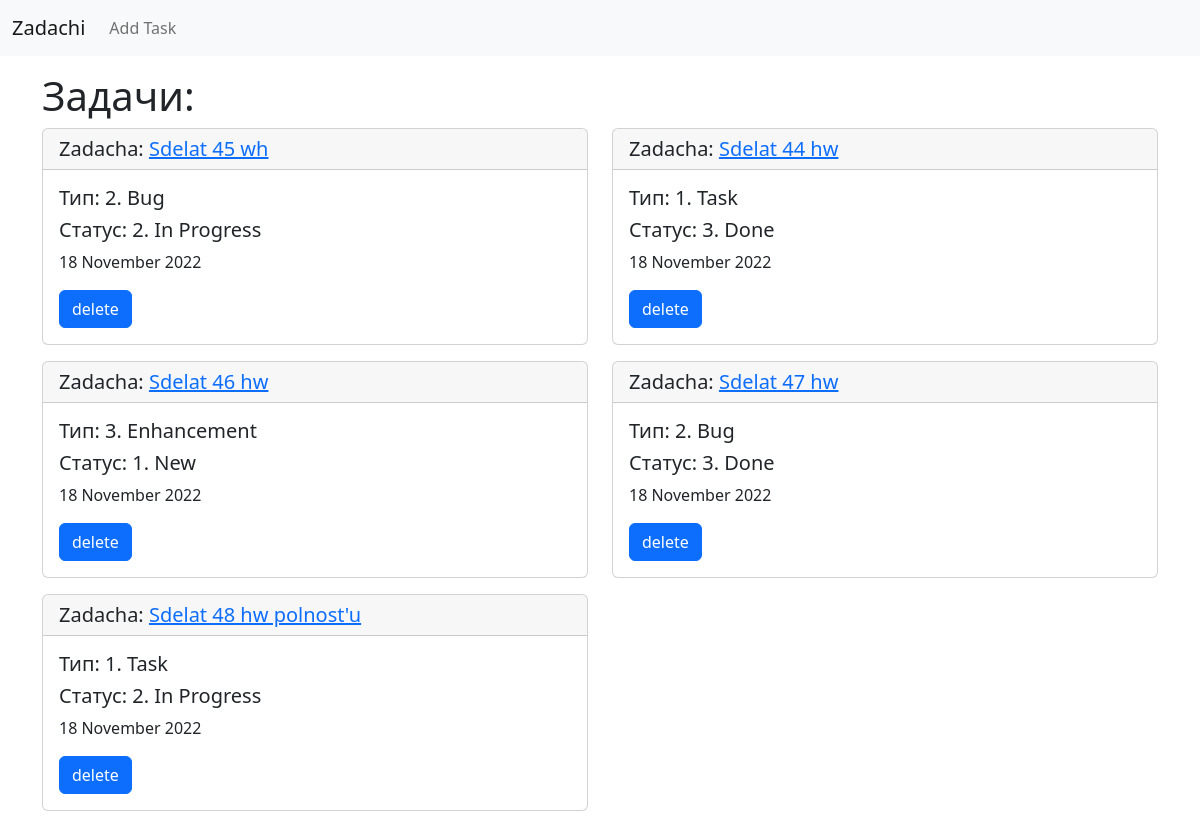
Before: / with the older database file.
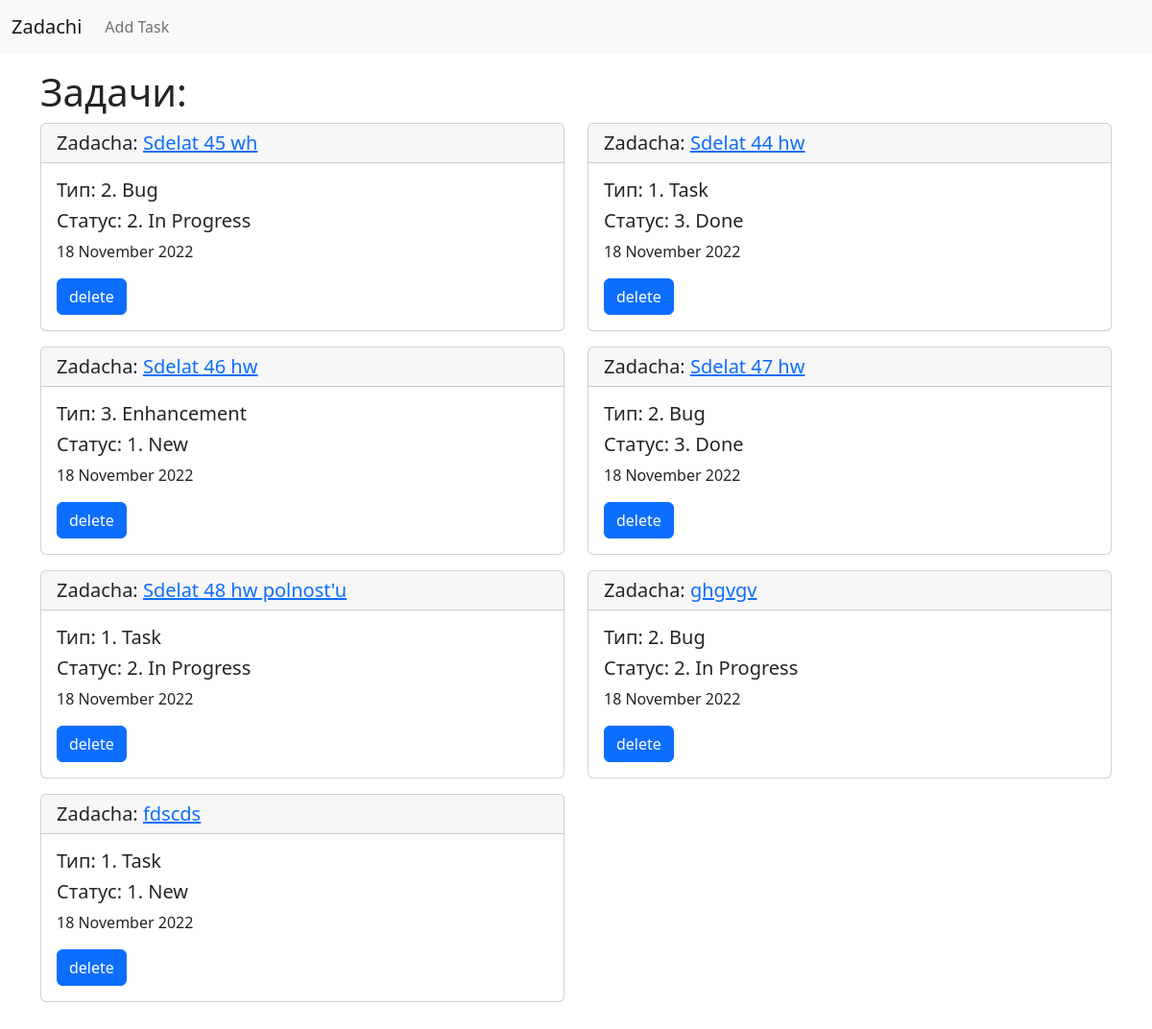
After: the same page with the newer database file.
### webapp/models.py (models this page shows, shortened)
class Tracker(models.Model):
    summary = models.CharField(max_length=140, null=False, blank=False, verbose_name='Kratkoe opisanie')
    description = models.TextField(max_length=3000, null=True, blank=True, verbose_name='Polnoe opisanie')
    status = models.ForeignKey(TrackerStatus, null=True, on_delete=models.PROTECT, verbose_name='Status')
    type = models.ForeignKey(TrackerType, null=True, on_delete=models.PROTECT, verbose_name='Tip')
    created_at = models.DateTimeField(auto_now_add=True, verbose_name='Vremya sozdaniya')
    updated_at = models.DateTimeField(auto_now=True, verbose_name='Vremya izmeneniya')

class TrackerType(models.Model):
    title = models.CharField(max_length=60, verbose_name="Tip")
    def __str__(self):
        return f'{self.pk}. {self.title}'

class TrackerStatus(models.Model):
    title = models.CharField(max_length=60, verbose_name="Status")
    def __str__(self):
        return f'{self.pk}. {self.title}'

### webapp/views.py (the view)
# urls.py: path('', IndexView.as_view(), name='index'),
class IndexView(TemplateView):
    template_name = 'index.html'
    def get_context_data(self, **kwargs):
        kwargs['tasks'] = Tracker.objects.all()
        return super().get_context_data(**kwargs)

### webapp/templates/index.html (shortened to what this page needs)
{% extends 'base.html' %}
{% block nav %}
    <li class="nav-item">
          <a class="nav-link" aria-current="page" href="{% url 'task_add' %}">Add Task</a>
    </li>
{% endblock %}
{% block content %}
    <h1>Задачи:</h1>
        <div class="row">
            {% for task in tasks %}
                <div class="col-6 mb-3">
                    <div class="card">
                       <h5 class="card-header">Zadacha: <a href="{% url 'task_view' task.pk %}">{{ task.summary }}</a></h5>
                       <div class="card-body">
                           <h5 class="card-title">Тип: {{ task.type }}</h5>
                           <h5 class="card-title">Статус: {{ task.status }}</h5>
                           <p class="card-text">{{ task.created_at|date:"d F Y"|default:'-' }}</p>
                           <form action="{% url 'index' %}?id={{ task.id }}" method="POST">
                                <input type="submit" value="delete" class="btn btn-primary">
                           </form>
                       </div>
                    </div>
                </div>
            {% endfor %}
        </div>
{% endblock %}

Changed rows visible on the page:
added Tracker: summary "ghgvgv", type "2. Bug", status "2. In Progress", created_at "18 November 2022"
added Tracker: summary "fdscds", type "1. Task", status "1. New", created_at "18 November 2022"
